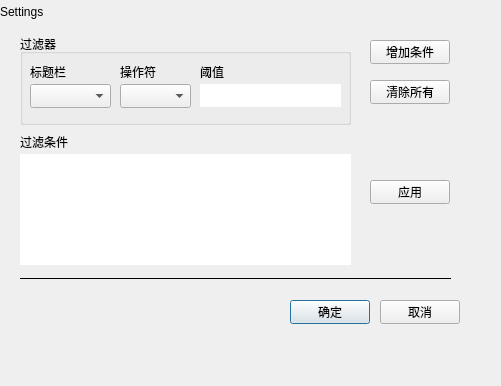
<?xml version="1.0" encoding="UTF-8"?>
<ui version="4.0">
 <class>CFilterDialog</class>
 <widget class="QDialog" name="CFilterDialog">
  <property name="geometry">
   <rect>
    <x>0</x>
    <y>0</y>
    <width>501</width>
    <height>386</height>
   </rect>
  </property>
  <property name="windowTitle">
   <string>Dialog</string>
  </property>
  <widget class="QWidget" name="baseWidget" native="true">
   <property name="geometry">
    <rect>
     <x>0</x>
     <y>0</y>
     <width>471</width>
     <height>341</height>
    </rect>
   </property>
   <widget class="QPushButton" name="btnAddFilter">
    <property name="geometry">
     <rect>
      <x>370</x>
      <y>40</y>
      <width>80</width>
      <height>24</height>
     </rect>
    </property>
    <property name="text">
     <string>增加条件</string>
    </property>
   </widget>
   <widget class="QPushButton" name="btnClearAll">
    <property name="geometry">
     <rect>
      <x>370</x>
      <y>80</y>
      <width>80</width>
      <height>24</height>
     </rect>
    </property>
    <property name="text">
     <string>清除所有</string>
    </property>
   </widget>
   <widget class="QGroupBox" name="groupBox">
    <property name="geometry">
     <rect>
      <x>20</x>
      <y>34</y>
      <width>331</width>
      <height>91</height>
     </rect>
    </property>
    <property name="title">
     <string>过滤器</string>
    </property>
    <widget class="QComboBox" name="cbKey">
     <property name="geometry">
      <rect>
       <x>10</x>
       <y>50</y>
       <width>81</width>
       <height>24</height>
      </rect>
     </property>
    </widget>
    <widget class="QComboBox" name="cbOper">
     <property name="geometry">
      <rect>
       <x>100</x>
       <y>50</y>
       <width>71</width>
       <height>24</height>
      </rect>
     </property>
    </widget>
    <widget class="QLineEdit" name="lineEditValue">
     <property name="geometry">
      <rect>
       <x>180</x>
       <y>50</y>
       <width>141</width>
       <height>23</height>
      </rect>
     </property>
     <property name="frame">
      <bool>false</bool>
     </property>
    </widget>
    <widget class="QLabel" name="labelTitles">
     <property name="geometry">
      <rect>
       <x>10</x>
       <y>30</y>
       <width>41</width>
       <height>16</height>
      </rect>
     </property>
     <property name="text">
      <string>标题栏</string>
     </property>
    </widget>
    <widget class="QLabel" name="labelOper">
     <property name="geometry">
      <rect>
       <x>100</x>
       <y>30</y>
       <width>41</width>
       <height>16</height>
      </rect>
     </property>
     <property name="text">
      <string>操作符</string>
     </property>
    </widget>
    <widget class="QLabel" name="labelThreshold">
     <property name="geometry">
      <rect>
       <x>180</x>
       <y>30</y>
       <width>31</width>
       <height>16</height>
      </rect>
     </property>
     <property name="text">
      <string>阈值</string>
     </property>
    </widget>
   </widget>
   <widget class="QListWidget" name="lwAllFilters">
    <property name="geometry">
     <rect>
      <x>20</x>
      <y>154</y>
      <width>331</width>
      <height>111</height>
     </rect>
    </property>
    <property name="frameShape">
     <enum>QFrame::Shape::NoFrame</enum>
    </property>
   </widget>
   <widget class="QLabel" name="labelAllFilters">
    <property name="geometry">
     <rect>
      <x>20</x>
      <y>134</y>
      <width>54</width>
      <height>16</height>
     </rect>
    </property>
    <property name="text">
     <string>过滤条件</string>
    </property>
   </widget>
   <widget class="Line" name="line">
    <property name="geometry">
     <rect>
      <x>20</x>
      <y>270</y>
      <width>431</width>
      <height>16</height>
     </rect>
    </property>
    <property name="frameShadow">
     <enum>QFrame::Shadow::Plain</enum>
    </property>
    <property name="orientation">
     <enum>Qt::Orientation::Horizontal</enum>
    </property>
   </widget>
   <widget class="QPushButton" name="btnApply">
    <property name="geometry">
     <rect>
      <x>370</x>
      <y>180</y>
      <width>80</width>
      <height>24</height>
     </rect>
    </property>
    <property name="text">
     <string>应用</string>
    </property>
    <property name="flat">
     <bool>false</bool>
    </property>
   </widget>
   <widget class="QPushButton" name="btnOK">
    <property name="geometry">
     <rect>
      <x>290</x>
      <y>300</y>
      <width>80</width>
      <height>24</height>
     </rect>
    </property>
    <property name="text">
     <string>确定</string>
    </property>
    <property name="default">
     <bool>true</bool>
    </property>
   </widget>
   <widget class="QPushButton" name="btnCancel">
    <property name="geometry">
     <rect>
      <x>380</x>
      <y>300</y>
      <width>80</width>
      <height>24</height>
     </rect>
    </property>
    <property name="text">
     <string>取消</string>
    </property>
   </widget>
   <widget class="QLabel" name="labelTitleSettings">
    <property name="geometry">
     <rect>
      <x>0</x>
      <y>0</y>
      <width>471</width>
      <height>24</height>
     </rect>
    </property>
    <property name="text">
     <string>Settings</string>
    </property>
   </widget>
  </widget>
 </widget>
 <tabstops>
  <tabstop>cbKey</tabstop>
  <tabstop>cbOper</tabstop>
  <tabstop>lineEditValue</tabstop>
  <tabstop>btnAddFilter</tabstop>
  <tabstop>btnClearAll</tabstop>
  <tabstop>btnApply</tabstop>
  <tabstop>lwAllFilters</tabstop>
  <tabstop>btnOK</tabstop>
  <tabstop>btnCancel</tabstop>
 </tabstops>
 <resources/>
 <connections/>
</ui>
